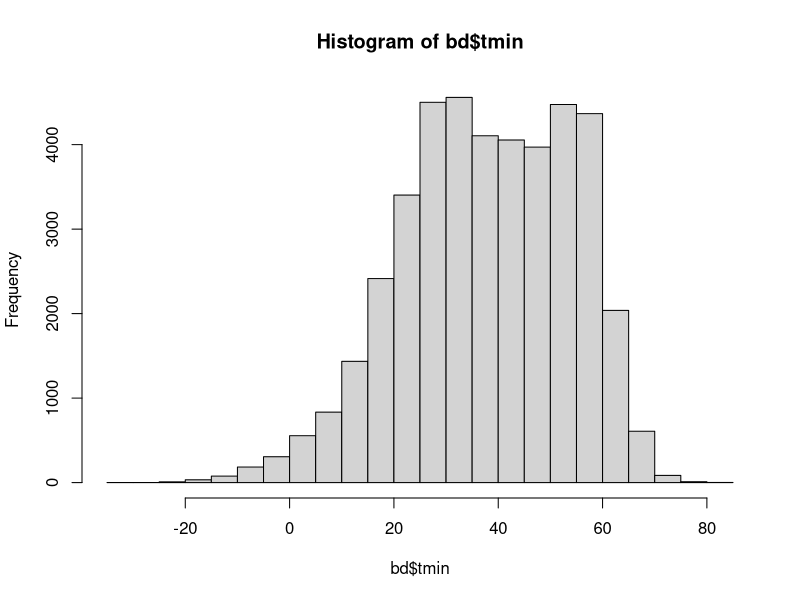
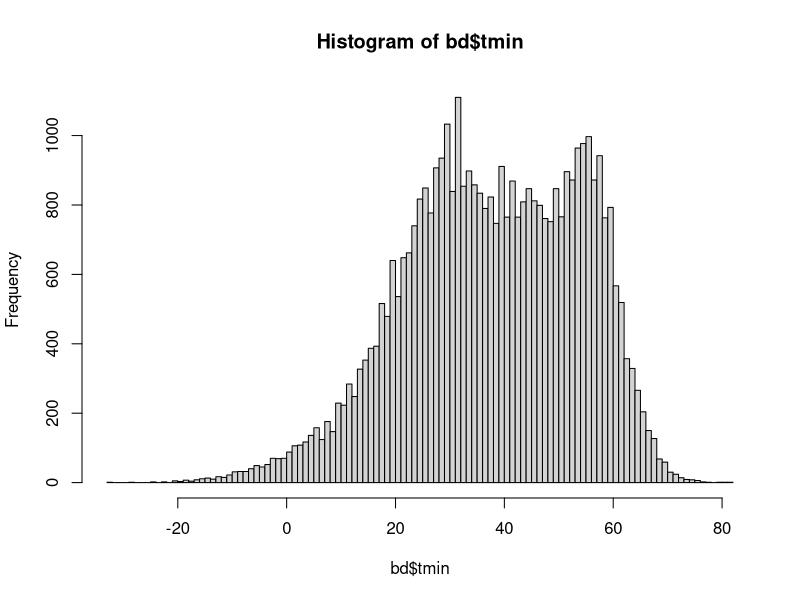
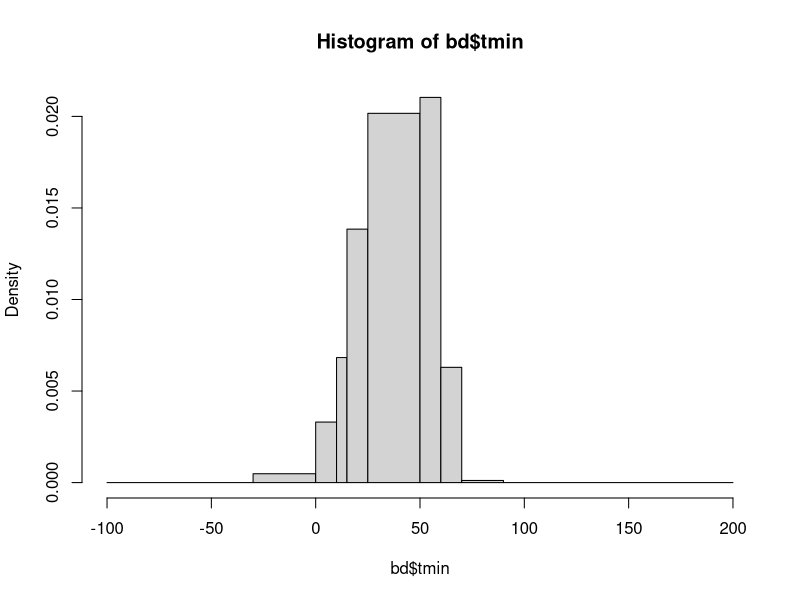
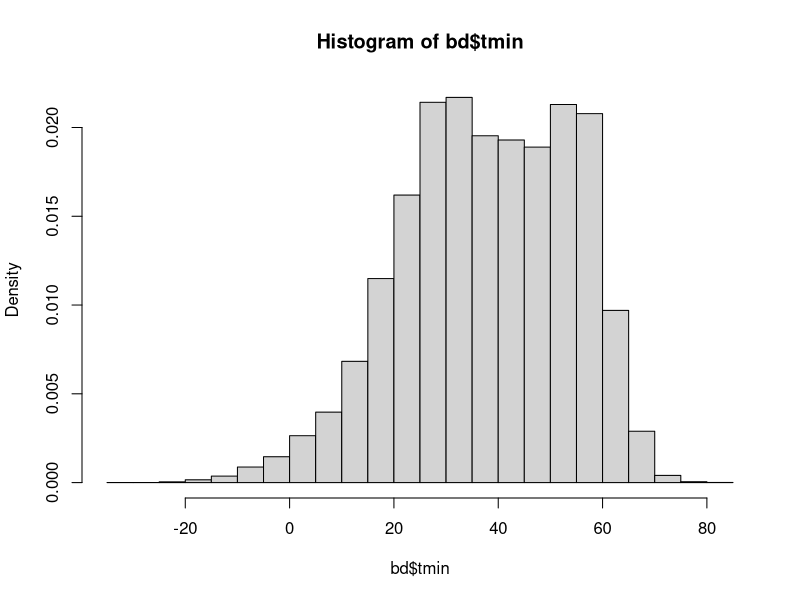
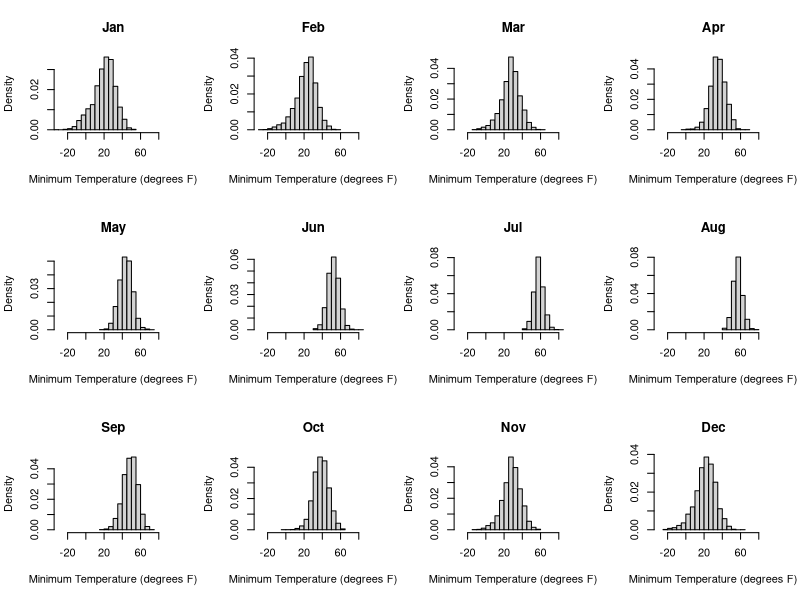
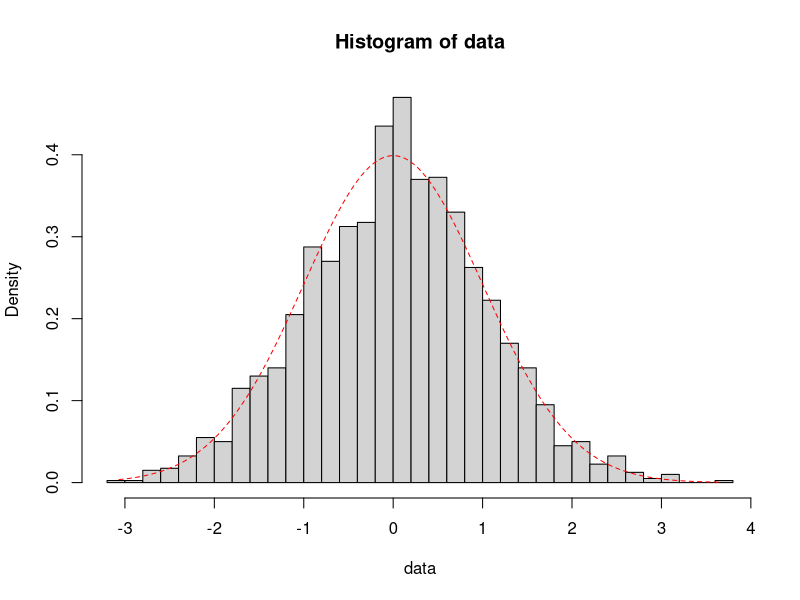

Recreate these plots in R, in order.
# # # # # # # # # # # # # # # # # # # # # # # # # # # # # # # # # # # # # # # # # # # # # # # # # # # # # # # # # # #
# HISTOGRAMS

# We can make histograms with the hist() command
# Let's make a histogram of our poisson data

bd = read.csv("BoulderDaily.csv")

hist(bd$tmin)

# What if we want more bars?

hist(bd$tmin, breaks=100)

#Or, manually specify them:

hist(bd$tmin, breaks=c(-100,-30,0,10,15,25,50,60,70,90,200) )

# We can change it so the y axis contains density instead of frequency
hist(bd$tmin, freq=F)

# We can change the title, axes labels, etc using the normal plot commands

library(scales)

months = c("Jan", "Feb", "Mar", "Apr", "May", "Jun", "Jul", "Aug", "Sep", "Oct", "Nov", "Dec")

par(mfrow=c(3,4)) #Use a 3x4 grid
for(i in 1:12){
  temp = bd[bd$month==i,]
  hist(temp$tmin, breaks="Sturges", freq=F
    ,main=months[i]
    ,xlab="Minimum Temperature (degrees F)"
    ,xlim=c(-30,90) )
}

# This plot is interesting.  We can see that temperature is higher in summer months (which
# should be obvious) but we also see tighter histograms in the summer.  So, winter months
# have more variability in their minimum temperatures.


# EXAMPLE: 
# Plot a histogram of the some simulated normal data.
# Make sure it plots the density.
par(mfrow=c(1,1))
data = rnorm(2000)
hist(data, breaks=25, freq=F)

# Remember that this data is simulated Normal(0,1) data.
# Can you overlay the expected density (the pdf of the normal distribution)?
# Hint: Remember all the extra functions when we looked at rnorm?
?rnorm
x = seq(min(data), max(data), length=1000)
lines(x, dnorm(x, 0, 1), col="red", lty=2)
